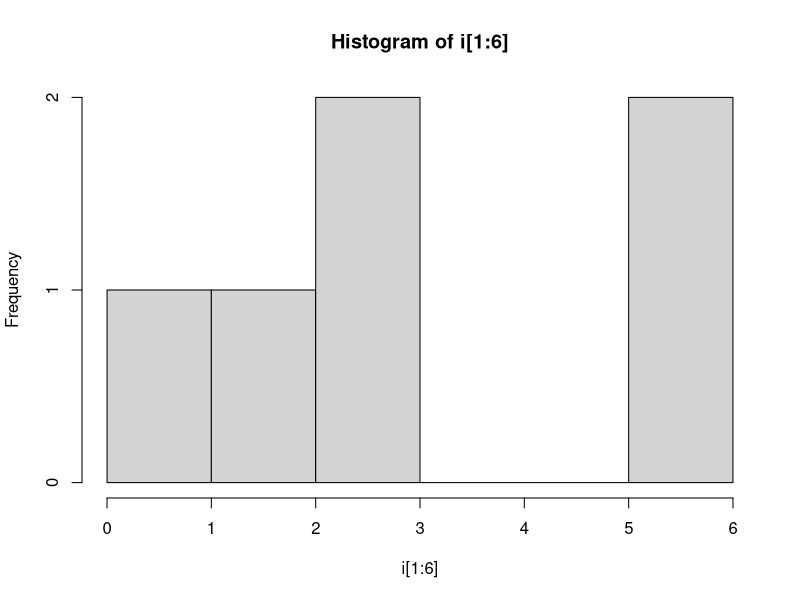
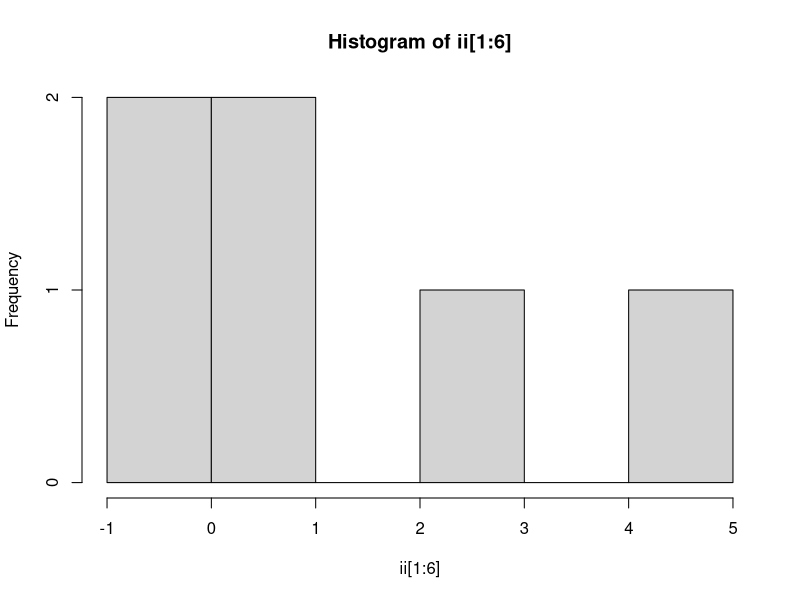
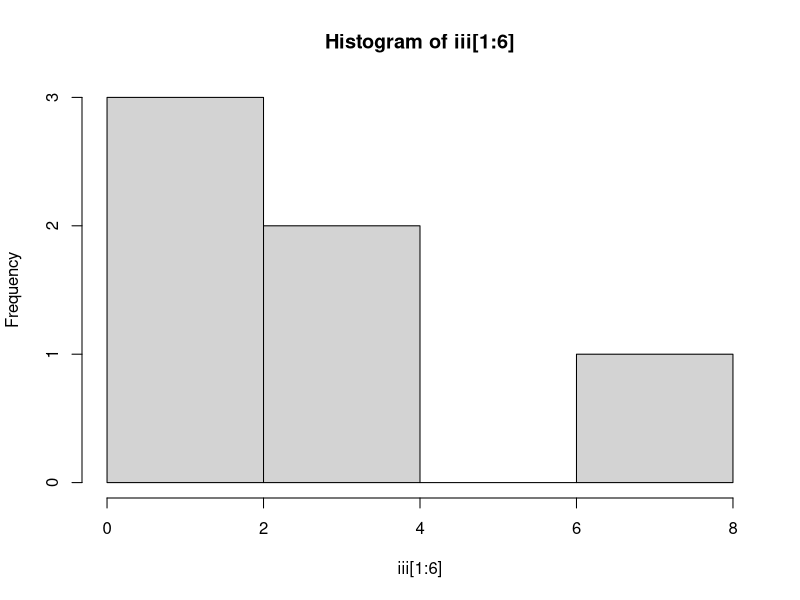
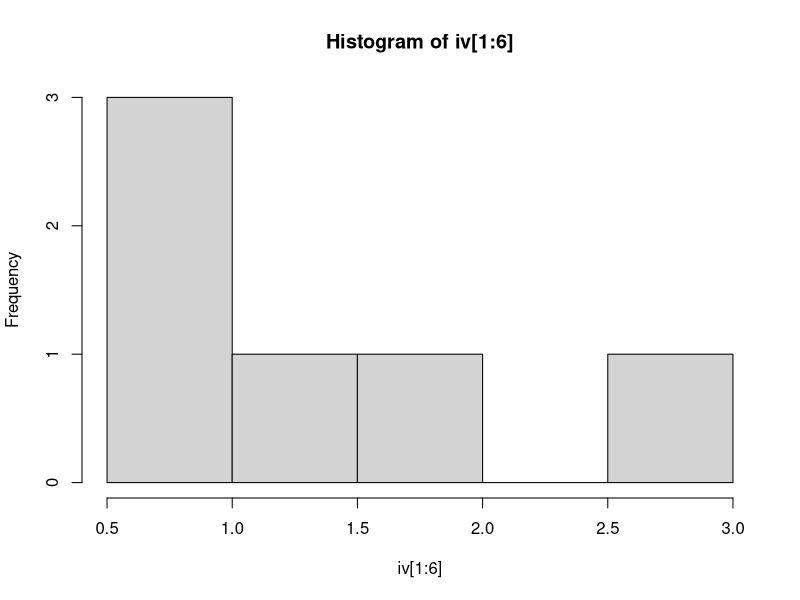
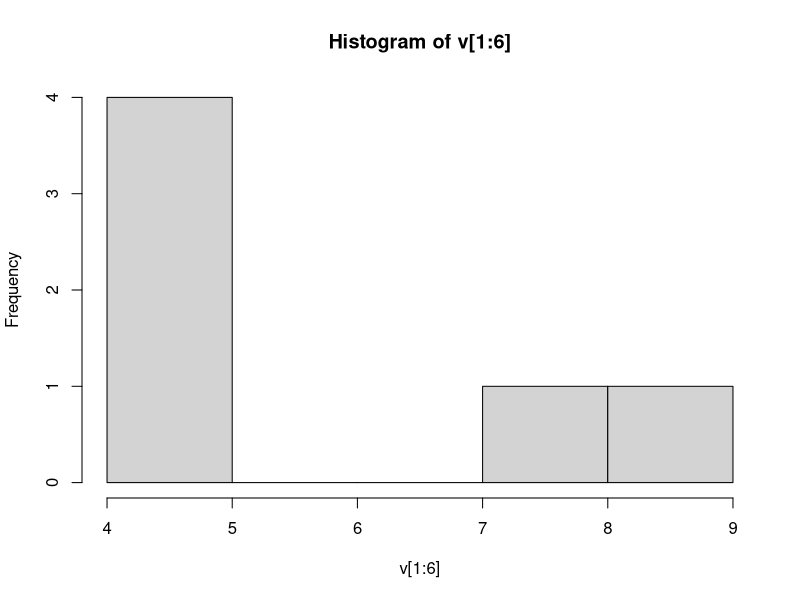
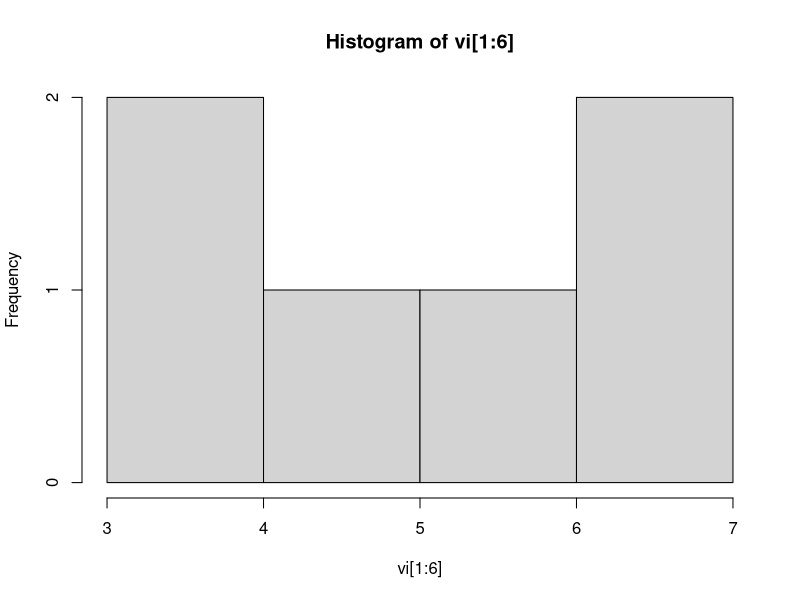
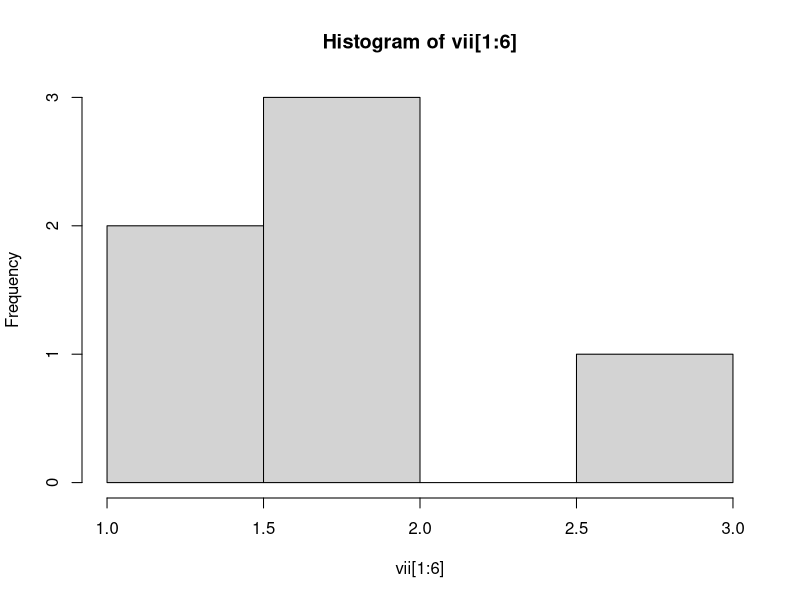
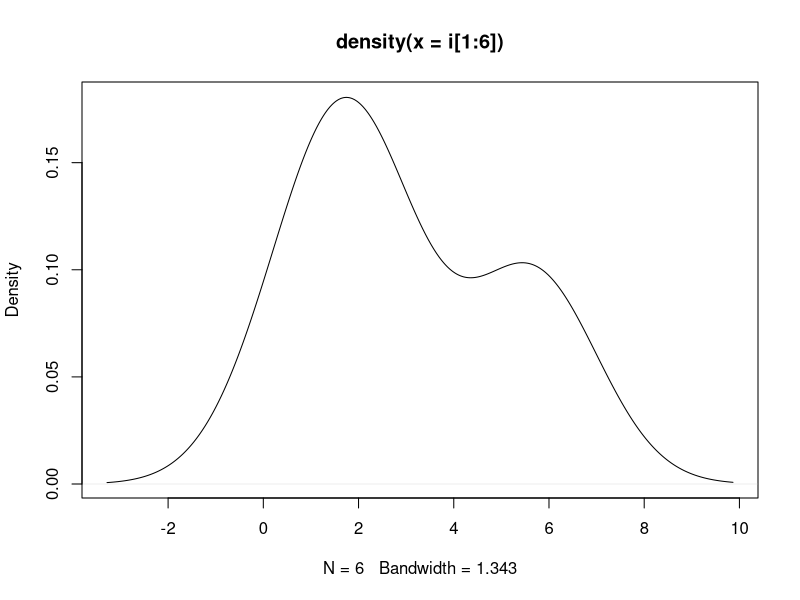

Reproduce these figures in R, in order.
## ---- chunk 1
set.seed(123)
knitr::opts_chunk$set(echo = TRUE)
## ---- chunk 2
i <- rnorm(10000, 2, sqrt(5))
ii <- rt(10000, 4, 0)
iii <- rchisq(10000, 2, 0)
iv <- rf(10000, 90, 12, 0)
v <- rbinom(10000, 9, 2/3)
vi <- rnbinom(10000, 5, 0.5)
vii <- rpois(10000, 3)
## ---- chunk 3
summary(i[1:6])
summary(ii[1:6])
summary(iii[1:6])
summary(iv[1:6])
summary(v[1:6])
summary(vi[1:6])
summary(vii[1:6])
## ---- chunk 4
hist(i[1:6])
hist(ii[1:6])
hist(iii[1:6])
hist(iv[1:6])
hist(v[1:6])
hist(vi[1:6])
hist(vii[1:6])
## ---- chunk 5
plot(density(i[1:6]))
plot(density(ii[1:6]))
plot(density(iii[1:6]))
plot(density(iv[1:6]))
plot(density(v[1:6]))
plot(density(vi[1:6]))
plot(density(vii[1:6]))

## ---- chunk 6
summary(i[1:10])
summary(ii[1:10])
summary(iii[1:10])
summary(iv[1:10])
summary(v[1:10])
summary(vi[1:10])
summary(vii[1:10])

hist(i[1:10])
hist(ii[1:10])
hist(iii[1:10])
hist(iv[1:10])
hist(v[1:10])
hist(vi[1:10])
hist(vii[1:10])

plot(density(i[1:10]))
plot(density(ii[1:10]))
plot(density(iii[1:10]))
plot(density(iv[1:10]))
plot(density(v[1:10]))
plot(density(vi[1:10]))
plot(density(vii[1:10]))

summary(i[1:20])
summary(ii[1:20])
summary(iii[1:20])
summary(iv[1:20])
summary(v[1:20])
summary(vi[1:20])
summary(vii[1:20])

hist(i[1:20])
hist(ii[1:20])
hist(iii[1:20])
hist(iv[1:20])
hist(v[1:20])
hist(vi[1:20])
hist(vii[1:20])

plot(density(i[1:20]))
plot(density(ii[1:20]))
plot(density(iii[1:20]))
plot(density(iv[1:20]))
plot(density(v[1:20]))
plot(density(vi[1:20]))
plot(density(vii[1:20]))

summary(i[1:30])
summary(ii[1:30])
summary(iii[1:30])
summary(iv[1:30])
summary(v[1:30])
summary(vi[1:30])
summary(vii[1:30])

hist(i[1:30])
hist(ii[1:30])
hist(iii[1:30])
hist(iv[1:30])
hist(v[1:30])
hist(vi[1:30])
hist(vii[1:30])

plot(density(i[1:30]))
plot(density(ii[1:30]))
plot(density(iii[1:30]))
plot(density(iv[1:30]))
plot(density(v[1:30]))
plot(density(vi[1:30]))
plot(density(vii[1:30]))

summary(i[1:50])
summary(ii[1:50])
summary(iii[1:50])
summary(iv[1:50])
summary(v[1:50])
summary(vi[1:50])
summary(vii[1:50])

hist(i[1:50])
hist(ii[1:50])
hist(iii[1:50])
hist(iv[1:50])
hist(v[1:50])
hist(vi[1:50])
hist(vii[1:50])

plot(density(i[1:50]))
plot(density(ii[1:50]))
plot(density(iii[1:50]))
plot(density(iv[1:50]))
plot(density(v[1:50]))
plot(density(vi[1:50]))
plot(density(vii[1:50]))

# We can be infered from those density plots and histograms that the graph would become more smooth with sample size increasing.

## ---- chunk 7
summary(i)
summary(ii)
summary(iii)
summary(iv)
summary(v)
summary(vi)
summary(vii)

hist(i)
hist(ii)
hist(iii)
hist(iv)
hist(v)
hist(vi)
hist(vii)

plot(density(i))
plot(density(ii))
plot(density(iii))
plot(density(iv))
plot(density(v))
plot(density(vi))
plot(density(vii))

# For discrete distribution, histogram always be the good choice. But for continuous distribution, histogram is good for small size, density plot is good for for large size.

## ---- chunk 8
# Comparing the 5-Number Summaries at each of the sample sizes for those distributions we can find that, for symmetric distribution, with the sample size increasing, the median and mean are getting closer. For skewed distribution, with the sample size increasing, the median become more far away from mean.
